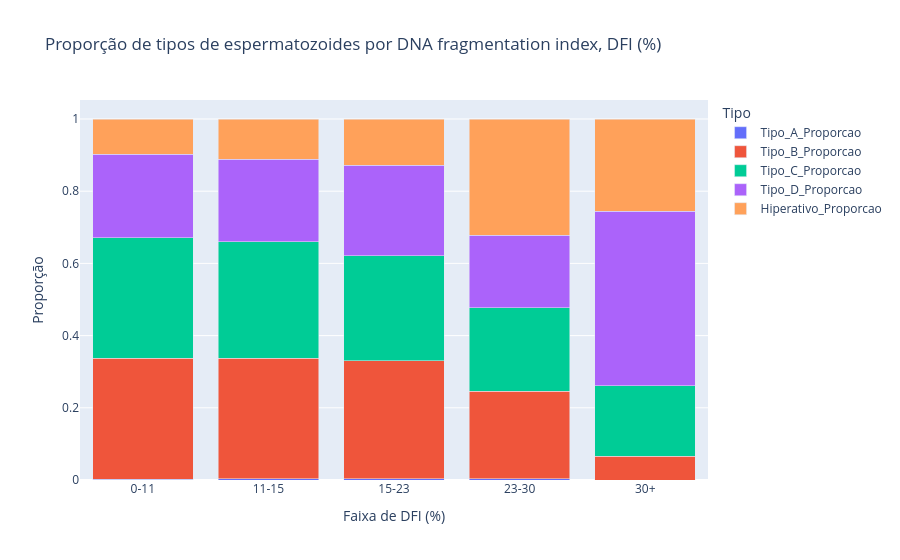

Here is the notebook cell this chart was saved with:
### Code cell
import pandas as pd
import plotly.express as px

# Carregar os dados
df = pd.read_csv('df_grouped.csv')

# Verificar se o nome da coluna está correto (se necessário, ajuste o nome da coluna)
df.columns  # Verifique os nomes das colunas para garantir que 'DNA fragmentation index, DFI (%)' está correto

# Definir as faixas de FSH
bins = [0, 11, 15, 23, 80, float('inf')]
labels = ['0-11', '11-15', '15-23', '23-30', '30+']
df['FSH_Group'] = pd.cut(df['DNA fragmentation index, DFI (%)'], bins=bins, labels=labels, right=False)

# Somar os tipos de espermatozoides por faixa de FSH
df_fsh_group = df.groupby('FSH_Group')[['Tipo_A', 'Tipo_B', 'Tipo_C', 'Tipo_D', 'Hiperativo']].sum().reset_index()

# Calcular o total de espermatozoides por faixa de FSH
df_fsh_group['Total'] = df_fsh_group[['Tipo_A', 'Tipo_B', 'Tipo_C', 'Tipo_D', 'Hiperativo']].sum(axis=1)

# Calcular a proporção de cada tipo
for col in ['Tipo_A', 'Tipo_B', 'Tipo_C', 'Tipo_D', 'Hiperativo']:
    df_fsh_group[f'{col}_Proporcao'] = df_fsh_group[col] / df_fsh_group['Total']

# Selecionar apenas as colunas de proporção para o gráfico
df_proporcao = df_fsh_group[['FSH_Group', 'Tipo_A_Proporcao', 'Tipo_B_Proporcao', 'Tipo_C_Proporcao', 'Tipo_D_Proporcao', 'Hiperativo_Proporcao']]

# Criar o gráfico de barras empilhadas com proporções
fig = px.bar(df_proporcao, 
             x='FSH_Group', 
             y=['Tipo_A_Proporcao', 'Tipo_B_Proporcao', 'Tipo_C_Proporcao', 'Tipo_D_Proporcao', 'Hiperativo_Proporcao'], 
             title="Proporção de tipos de espermatozoides por DNA fragmentation index, DFI (%)",
             labels={"FSH_Group": "Faixa de DFI (%)", "value": "Proporção", "variable": "Tipo"},
             barmode='stack')

# Mostrar o gráfico
fig.show()

### Figure 1 — Plotly figure (JSON) as saved in the notebook; plotly's stock layout.template omitted (floating-point values rounded to 4 significant figures)
{"data": [{"alignmentgroup": "True", "hovertemplate": "Tipo=Tipo_A_Proporcao<br>Faixa de DFI (%)=%{x}<br>Proporção=%{y}<extra></extra>", "legendgroup": "Tipo_A_Proporcao", "marker": {"color": "#636efa", "pattern": {"shape": ""}}, "name": "Tipo_A_Proporcao", "offsetgroup": "Tipo_A_Proporcao", "orientation": "v", "showlegend": true, "textposition": "auto", "type": "bar", "x": ["0-11", "11-15", "15-23", "23-30", "30+"], "xaxis": "x", "y": [0.002746, 0.003297, 0.003607, 0.003116, 0], "yaxis": "y"}, {"alignmentgroup": "True", "hovertemplate": "Tipo=Tipo_B_Proporcao<br>Faixa de DFI (%)=%{x}<br>Proporção=%{y}<extra></extra>", "legendgroup": "Tipo_B_Proporcao", "marker": {"color": "#EF553B", "pattern": {"shape": ""}}, "name": "Tipo_B_Proporcao", "offsetgroup": "Tipo_B_Proporcao", "orientation": "v", "showlegend": true, "textposition": "auto", "type": "bar", "x": ["0-11", "11-15", "15-23", "23-30", "30+"], "xaxis": "x", "y": [0.3341, 0.3339, 0.3267, 0.2432, 0.06612], "yaxis": "y"}, {"alignmentgroup": "True", "hovertemplate": "Tipo=Tipo_C_Proporcao<br>Faixa de DFI (%)=%{x}<br>Proporção=%{y}<extra></extra>", "legendgroup": "Tipo_C_Proporcao", "marker": {"color": "#00cc96", "pattern": {"shape": ""}}, "name": "Tipo_C_Proporcao", "offsetgroup": "Tipo_C_Proporcao", "orientation": "v", "showlegend": true, "textposition": "auto", "type": "bar", "x": ["0-11", "11-15", "15-23", "23-30", "30+"], "xaxis": "x", "y": [0.3342, 0.3235, 0.2909, 0.2306, 0.1956], "yaxis": "y"}, {"alignmentgroup": "True", "hovertemplate": "Tipo=Tipo_D_Proporcao<br>Faixa de DFI (%)=%{x}<br>Proporção=%{y}<extra></extra>", "legendgroup": "Tipo_D_Proporcao", "marker": {"color": "#ab63fa", "pattern": {"shape": ""}}, "name": "Tipo_D_Proporcao", "offsetgroup": "Tipo_D_Proporcao", "orientation": "v", "showlegend": true, "textposition": "auto", "type": "bar", "x": ["0-11", "11-15", "15-23", "23-30", "30+"], "xaxis": "x", "y": [0.2315, 0.2273, 0.2507, 0.2006, 0.4821], "yaxis": "y"}, {"alignmentgroup": "True", "hovertemplate": "Tipo=Hiperativo_Proporcao<br>Faixa de DFI (%)=%{x}<br>Proporção=%{y}<extra></extra>", "legendgroup": "Hiperativo_Proporcao", "marker": {"color": "#FFA15A", "pattern": {"shape": ""}}, "name": "Hiperativo_Proporcao", "offsetgroup": "Hiperativo_Proporcao", "orientation": "v", "showlegend": true, "textposition": "auto", "type": "bar", "x": ["0-11", "11-15", "15-23", "23-30", "30+"], "xaxis": "x", "y": [0.09744, 0.112, 0.1281, 0.3225, 0.2562], "yaxis": "y"}], "layout": {"barmode": "stack", "legend": {"title": {"text": "Tipo"}, "tracegroupgap": 0}, "title": {"text": "Proporção de tipos de espermatozoides por DNA fragmentation index, DFI (%)"}, "xaxis": {"anchor": "y", "domain": [0, 1], "title": {"text": "Faixa de DFI (%)"}}, "yaxis": {"anchor": "x", "domain": [0, 1], "title": {"text": "Proporção"}}}}
